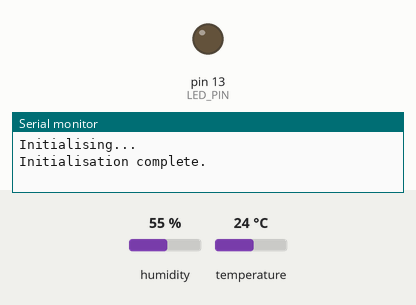
The sketch below on a simulated Arduino Uno, built with avr-gcc and run on an emulated ATmega328P. Shown: output pins drawn as LEDs (lit = HIGH), the last lines printed to the serial monitor. The inputs (shaded band) are chosen by the test bench; at power-on: humidity 55 %, temperature 24 °C. Sleep ends after the set time or at an interrupt; pins used as bus, display or sensor lines are not drawn.

Above: at 12.4 s.
At 36.9 s:
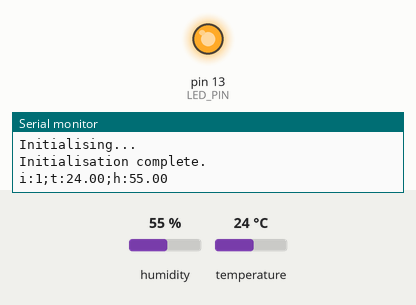
Timing chart, 0 to 64.1 s (numbered marks = the images above):
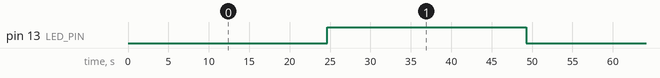

Measured:
- by itself, pin 13 (LED_PIN): alternates HIGH for 24.6 s and LOW for 24.6 s

The sketch:

End_node.ino
```cpp
#include <avr/sleep.h>
#include <avr/power.h>
#include <avr/wdt.h>
#include <DHT.h>

//Constants
#define DHTPIN 7          // what pin we're connected to
#define SLEEP_PIN 12      // The pin used to put the Xbee in sleeping mode
#define DHTTYPE DHT22     // DHT 22  (AM2302)
DHT dht(DHTPIN, DHTTYPE); //// Initialize DHT sensor for normal 16mhz Arduino
#define LED_PIN (13)

//Variables
int chk;
float hum;  //Stores humidity value
float temp; //Stores temperature value
int ID = 1;

volatile int f_wdt = 1;

volatile int sleep_count = 0;
const int interval = 1;
const int sleep_total = (interval * 30) / 8;

ISR(WDT_vect)
{
    if (f_wdt == 0)
    {
        f_wdt = 1;

        sleep_count++;
    }
    else
    {
        Serial.println("WDT Overrun!!!");
    }
}

void enterSleep(void)
{
    set_sleep_mode(SLEEP_MODE_PWR_DOWN); /* EDIT: could also use SLEEP_MODE_PWR_DOWN for lowest power consumption. */
    sleep_enable();

    /* Now enter sleep mode. */
    sleep_mode();

    /* The program will continue from here after the WDT timeout*/
    sleep_disable(); /* First thing to do is disable sleep. */

    /* Re-enable the peripherals. */
    power_all_enable();
}

void setup()
{
    Serial.begin(9600);
    dht.begin();
    Serial.println("Initialising...");
    delay(100); //Allow for serial print to complete.

    pinMode(LED_PIN, OUTPUT);

    // SET the pin for the sleeping mode of the Xbee
    pinMode(SLEEP_PIN, OUTPUT);
    digitalWrite(SLEEP_PIN, LOW);

    /*** Setup the WDT ***/

    /* Clear the reset flag. */
    MCUSR &= ~(1 << WDRF);

    /* In order to change WDE or the prescaler, we need to
   * set WDCE (This will allow updates for 4 clock cycles).
   */
    WDTCSR |= (1 << WDCE) | (1 << WDE);

    /* set new watchdog timeout prescaler value */
    WDTCSR = 1 << WDP0 | 1 << WDP3; /* 8.0 seconds */

    /* Enable the WD interrupt (note no reset). */
    WDTCSR |= _BV(WDIE);

    Serial.println("Initialisation complete.");
    delay(100); //Allow for serial print to complete.
}

void loop()
{
    if (f_wdt == 1)
    {
        if (sleep_count == sleep_total)
        {
            /* Toggle the LED */
            digitalWrite(LED_PIN, !digitalRead(LED_PIN));

            // Wake up the Xbee
            digitalWrite(SLEEP_PIN, LOW);
            delay(100);

            //Read data and store it to variables hum and temp
            temp = dht.readTemperature();
            hum = dht.readHumidity();
            //Print temp and humidity values to serial monitor
            Serial.print("i:");
            Serial.print(ID);
            Serial.print(";t:");
            Serial.print(temp);
            Serial.print(";h:");
            Serial.println(hum);

            delay(3000); //Delay 2 sec.
            sleep_count = 0;
        }
        /* Don't forget to clear the flag. */
        f_wdt = 0;

        digitalWrite(SLEEP_PIN, HIGH);
        delay(100);

        /* Re-enter sleep mode. */
        enterSleep();
    }
    else
    {
        /* Do nothing. */
    }
}
```
